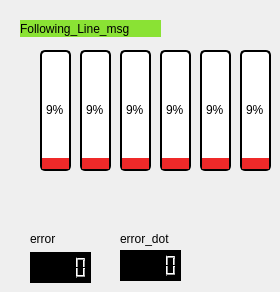
   <widget class="QWidget" name="tabWidgetPage1_2">
    <attribute name="title">
     <string>LightSensor</string>
    </attribute>
    <widget class="QLabel" name="label_17">
     <property name="geometry">
      <rect>
       <x>30</x>
       <y>230</y>
       <width>67</width>
       <height>17</height>
      </rect>
     </property>
     <property name="text">
      <string>error</string>
     </property>
    </widget>
    <widget class="QLCDNumber" name="lcdNumber_line_err">
     <property name="geometry">
      <rect>
       <x>30</x>
       <y>252</y>
       <width>61</width>
       <height>31</height>
      </rect>
     </property>
     <property name="font">
      <font>
       <weight>50</weight>
       <bold>false</bold>
       <stylestrategy>PreferDefault</stylestrategy>
      </font>
     </property>
     <property name="styleSheet">
      <string notr="true">QLCDNumber{
border: 2px solid black;
    
	background-color: rgb(0, 0, 0)
   
}
</string>
     </property>
     <property name="inputMethodHints">
      <set>Qt::ImhNone</set>
     </property>
     <property name="frameShape">
      <enum>QFrame::Box</enum>
     </property>
     <property name="frameShadow">
      <enum>QFrame::Raised</enum>
     </property>
     <property name="digitCount">
      <number>5</number>
     </property>
     <property name="segmentStyle">
      <enum>QLCDNumber::Filled</enum>
     </property>
    </widget>
    <widget class="QLabel" name="label_18">
     <property name="geometry">
      <rect>
       <x>120</x>
       <y>230</y>
       <width>67</width>
       <height>17</height>
      </rect>
     </property>
     <property name="text">
      <string>error_dot</string>
     </property>
    </widget>
    <widget class="QProgressBar" name="progressBar">
     <property name="geometry">
      <rect>
       <x>40</x>
       <y>50</y>
       <width>31</width>
       <height>121</height>
      </rect>
     </property>
     <property name="styleSheet">
      <string notr="true">QProgressBar {
    border: 2px solid black;
    border-radius: 5px;
    text-align: center;
}

QProgressBar::chunk {
    
	
	background-color: rgb(239, 41, 41);
   
}</string>
     </property>
     <property name="maximum">
      <number>255</number>
     </property>
     <property name="value">
      <number>24</number>
     </property>
     <property name="orientation">
      <enum>Qt::Vertical</enum>
     </property>
    </widget>
    <widget class="QProgressBar" name="progressBar_2">
     <property name="geometry">
      <rect>
       <x>80</x>
       <y>50</y>
       <width>31</width>
       <height>121</height>
      </rect>
     </property>
     <property name="styleSheet">
      <string notr="true">QProgressBar {
    border: 2px solid black;
    border-radius: 5px;
    text-align: center;
}

QProgressBar::chunk {
    
	
	background-color: rgb(239, 41, 41);
   
}</string>
     </property>
     <property name="maximum">
      <number>255</number>
     </property>
     <property name="value">
      <number>24</number>
     </property>
     <property name="orientation">
      <enum>Qt::Vertical</enum>
     </property>
    </widget>
    <widget class="QProgressBar" name="progressBar_3">
     <property name="geometry">
      <rect>
       <x>120</x>
       <y>50</y>
       <width>31</width>
       <height>121</height>
      </rect>
     </property>
     <property name="styleSheet">
      <string notr="true">QProgressBar {
    border: 2px solid black;
    border-radius: 5px;
    text-align: center;
}

QProgressBar::chunk {
    
	
	background-color: rgb(239, 41, 41);
   
}</string>
     </property>
     <property name="maximum">
      <number>255</number>
     </property>
     <property name="value">
      <number>24</number>
     </property>
     <property name="orientation">
      <enum>Qt::Vertical</enum>
     </property>
    </widget>
    <widget class="QProgressBar" name="progressBar_4">
     <property name="geometry">
      <rect>
       <x>160</x>
       <y>50</y>
       <width>31</width>
       <height>121</height>
      </rect>
     </property>
     <property name="styleSheet">
      <string notr="true">QProgressBar {
    border: 2px solid black;
    border-radius: 5px;
    text-align: center;
}

QProgressBar::chunk {
    
	
	background-color: rgb(239, 41, 41);
   
}</string>
     </property>
     <property name="maximum">
      <number>255</number>
     </property>
     <property name="value">
      <number>24</number>
     </property>
     <property name="orientation">
      <enum>Qt::Vertical</enum>
     </property>
    </widget>
    <widget class="QProgressBar" name="progressBar_5">
     <property name="geometry">
      <rect>
       <x>200</x>
       <y>50</y>
       <width>31</width>
       <height>121</height>
      </rect>
     </property>
     <property name="styleSheet">
      <string notr="true">QProgressBar {
    border: 2px solid black;
    border-radius: 5px;
    text-align: center;
}

QProgressBar::chunk {
    
	
	background-color: rgb(239, 41, 41);
   
}</string>
     </property>
     <property name="maximum">
      <number>255</number>
     </property>
     <property name="value">
      <number>24</number>
     </property>
     <property name="orientation">
      <enum>Qt::Vertical</enum>
     </property>
    </widget>
    <widget class="QProgressBar" name="progressBar_6">
     <property name="geometry">
      <rect>
       <x>240</x>
       <y>50</y>
       <width>31</width>
       <height>121</height>
      </rect>
     </property>
     <property name="styleSheet">
      <string notr="true">QProgressBar {
    border: 2px solid black;
    border-radius: 5px;
    text-align: center;
}

QProgressBar::chunk {
    
	
	background-color: rgb(239, 41, 41);
   
}</string>
     </property>
     <property name="maximum">
      <number>255</number>
     </property>
     <property name="value">
      <number>24</number>
     </property>
     <property name="orientation">
      <enum>Qt::Vertical</enum>
     </property>
    </widget>
    <widget class="QLabel" name="label">
     <property name="geometry">
      <rect>
       <x>20</x>
       <y>20</y>
       <width>141</width>
       <height>17</height>
      </rect>
     </property>
     <property name="styleSheet">
      <string notr="true">background-color: rgb(138, 226, 52);</string>
     </property>
     <property name="text">
      <string>Following_Line_msg</string>
     </property>
    </widget>
    <widget class="QLCDNumber" name="lcdNumber_line_errdot">
     <property name="geometry">
      <rect>
       <x>120</x>
       <y>250</y>
       <width>61</width>
       <height>31</height>
      </rect>
     </property>
     <property name="font">
      <font>
       <weight>50</weight>
       <bold>false</bold>
       <stylestrategy>PreferDefault</stylestrategy>
      </font>
     </property>
     <property name="styleSheet">
      <string notr="true">QLCDNumber{
border: 2px solid black;
    
	background-color: rgb(0, 0, 0)
   
}
</string>
     </property>
     <property name="inputMethodHints">
      <set>Qt::ImhNone</set>
     </property>
     <property name="frameShape">
      <enum>QFrame::Box</enum>
     </property>
     <property name="frameShadow">
      <enum>QFrame::Raised</enum>
     </property>
     <property name="digitCount">
      <number>5</number>
     </property>
     <property name="segmentStyle">
      <enum>QLCDNumber::Filled</enum>
     </property>
    </widget>
   </widget>
